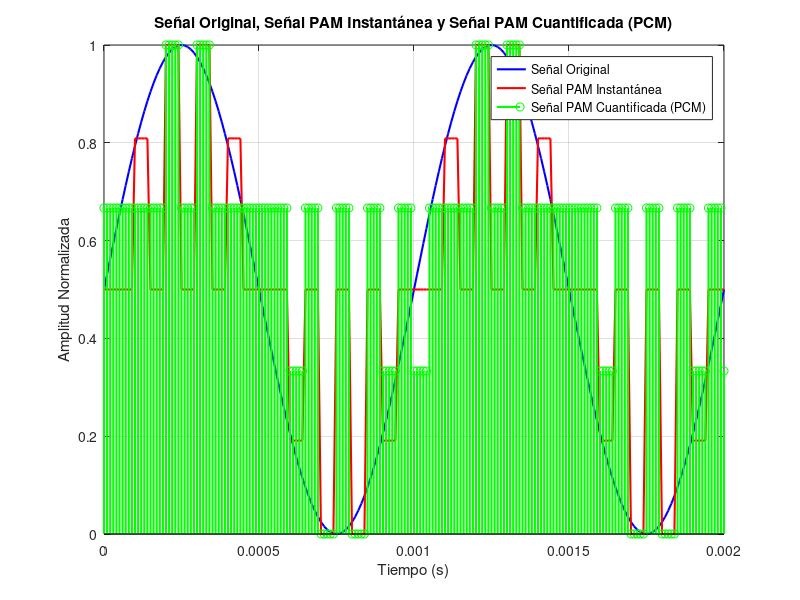
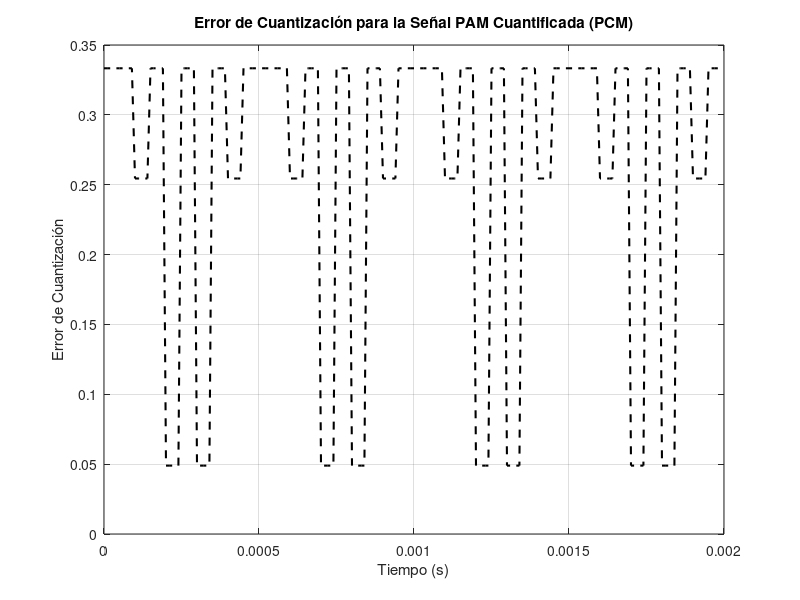

The MATLAB script that drew these images, in order:
%****
% Sinusoide
%****
A = 1;
fc = 1000;  % Frecuencia de la señal moduladora (sinusoide)
fs = 100000;  % Frecuencia de muestreo para buena resolución
Ts = 1/fs;  % Periodo de muestreo

t_seno = 0:Ts:0.002;  % 2ms de señal
seno = A * sin(2 * pi * fc * t_seno);  % Generar la sinusoide

%****
% TREN DE PULSOS (IGUAL PARA AMBOS TIPOS DE MUESTREO)
%****
f_muestreo = 10000;  % Frecuencia de muestreo (10 kHz)
Ts_pulsos = 1 / f_muestreo;  % Periodo de muestreo del tren de pulsos

% Parámetros para el tren de pulsos (común para ambos)
tau = 0.00005;  % Ancho del pulso 
d = (tau / Ts_pulsos) * 100;  % Ciclo de trabajo (%)

% Vector de tiempo para el tren de pulsos
t_tren = 0:Ts:0.002;  % Mismo vector de tiempo

% Generar el tren de pulsos (común para ambos tipos de muestreo)
tren_pulsos = (1 + square(2 * pi * f_muestreo * t_tren, d)) / 2;

%****
% PAM con Muestreo Natural
%****
PAM_natural = tren_pulsos .* seno;  % Multiplicación directa

%****
% PAM con Muestreo Instantáneo
%****
PAM_instantaneo = zeros(size(t_tren));

% Para cada punto de muestreo (donde el pulso comienza)
for i = 1:length(t_tren)
    if i > 1 && tren_pulsos(i) > 0.5 && tren_pulsos(i-1) < 0.5
        % Este es el inicio de un pulso (flanco ascendente)
        valor_muestra = seno(i);  % Tomar el valor instantáneo
        
        % Mantener este valor durante todo el pulso
        j = i;
        while j <= length(t_tren) && tren_pulsos(j) > 0.5
            PAM_instantaneo(j) = valor_muestra;  % Mismo valor para todo el pulso
            j = j + 1;
        end
    end
end

%****
% Aquí agregamos el código para m_t, m_t_nat y m_t_inst
%****

% La señal original m_t (en este caso es la senoide original)
m_t = seno;

% PAM con muestreo natural m_t_nat
m_t_nat = PAM_natural;

% PAM con muestreo instantáneo m_t_inst
m_t_inst = PAM_instantaneo;

% Parámetros PCM
N = 2; % Número de bits para PCM
pcm_levels = 2^N; % Total de niveles PCM
% Cuantizar la señal instantánea usando PCM
pcm_signal_inst = round((m_t_inst + 1) * (pcm_levels - 1) / 2); % Cuantización
% Normaliza las señales para que estén en el mismo rango de amplitud (0 a 1)
m_t_norm = (m_t - min(m_t)) / (max(m_t) - min(m_t));
m_t_inst_norm = (m_t_inst - min(m_t_inst)) / (max(m_t_inst) - min(m_t_inst));
pcm_signal_inst_norm = (pcm_signal_inst - min(pcm_signal_inst)) / (max(pcm_signal_inst) - min(pcm_signal_inst));

% Crear una figura para mostrar todas las señales en un mismo gráfico
figure;
% Graficar la señal original en azul
plot(t_tren, m_t_norm, 'b', 'LineWidth', 1.5);
hold on;
% Graficar la señal PAM Instantánea en rojo
plot(t_tren, m_t_inst_norm, 'r', 'LineWidth', 1.5);
% Graficar la señal PAM cuantificada (PCM) en verde (usar marcador 'o' para visualizar los puntos PCM)
stem(t_tren, pcm_signal_inst_norm, 'g', 'Marker', 'o', 'LineWidth', 1.5);
% Establecer etiquetas y título del gráfico
xlabel('Tiempo (s)');
ylabel('Amplitud Normalizada');
title('Señal Original, Señal PAM Instantánea y Señal PAM Cuantificada (PCM)');
legend('Señal Original', 'Señal PAM Instantánea', 'Señal PAM Cuantificada (PCM)');
grid on;

% Crear una nueva figura para mostrar el error de cuantización
figure;
% Graficar el error de cuantización para la señal PAM cuantificada (PCM)
quantization_error_inst = abs(m_t_inst - ((2 * pcm_signal_inst / (pcm_levels - 1)) - 1));
plot(t_tren, quantization_error_inst, 'k--', 'LineWidth', 1.5);
xlabel('Tiempo (s)');
ylabel('Error de Cuantización');
title('Error de Cuantización para la Señal PAM Cuantificada (PCM)');
grid on;